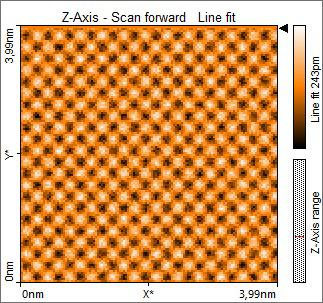
#> input picture Imagen.jpeg, 323 x 303 px, found by its file name
$ jupyter execute Codigo_stm.ipynb
#> lines starting #> are read from the running program, lines starting #| are printed output that depends on the picture; after the words box and inside, x2 and y2 are one past the last pixel; in counts of white or black regions, pixels touching at a corner belong together
[cell 1]
import numpy as np
import matplotlib.pyplot as plt
from PIL import Image
from scipy.ndimage import maximum_filter
import math

[cell 2]
#Cargar Imagen
ruta = r"C:\Users\eparr\Desktop\STM\Imagen.jpeg"

img = Image.open(ruta).convert("L")
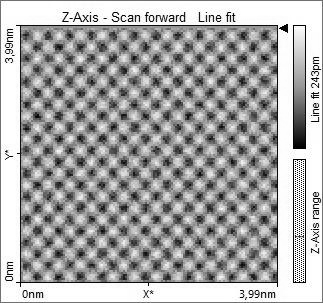
#> img: PIL image 323x303 L; min 0, max 255, mean 167.7
img = np.array(img)

print("Tamaño de la imagen original:", img.shape)
#| Tamaño de la imagen original: (303, 323)

[cell 3]
#recortar imagen
z = img[26:282, 21:277]
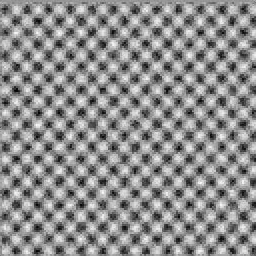
#> z: shape (256, 256); min 2, max 253, mean 142

print("Tamaño del mapa utilizado:", z.shape)
#| Tamaño del mapa utilizado: (256, 256)

plt.figure(figsize=(5, 5))
plt.imshow(z, cmap="gray")
plt.axis("off")
plt.tight_layout()
plt.show()

[cell 4]
# Preprocesamiento
z = z.astype(float)
z = z - np.mean(z)

ny, nx = z.shape
#> ny = 256; nx = 256

# Ventana Hann 2D
wx = np.hanning(nx)
wy = np.hanning(ny)
window = np.outer(wy, wx)

z_window = z * window
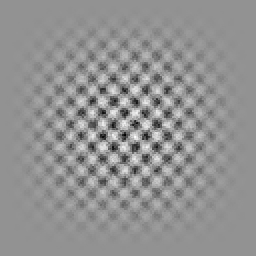
#> z_window: shape (256, 256) float64; min -126.8, max 94.14, mean 0; drawn with min black and max white

[cell 5]
#FFT 2D

fft2 = np.fft.fft2(z_window)
fft_shift = np.fft.fftshift(fft2)

power = np.abs(fft_shift)**2
power_log = np.log10(power + 1)
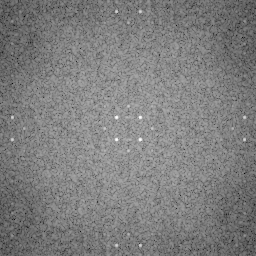
#> power_log: shape (256, 256) float64; min 0.784, max 11.08, mean 5.89; drawn with min black and max white


Lx = 3.99  # nm
Ly = 3.99  # nm

dx = Lx / nx
#> dx = 0.0156
dy = Ly / ny
#> dy = 0.0156

fx = np.fft.fftshift(np.fft.fftfreq(nx, d=dx))
#> fx = 256 values from -32.08 to 31.83
fy = np.fft.fftshift(np.fft.fftfreq(ny, d=dy))
#> fy = 256 values from -32.08 to 31.83

FX, FY = np.meshgrid(fx, fy)
F = np.sqrt(FX**2 + FY**2)

[cell 6]
# Buscar picos

mask = (F > 2.0) & (F < 6.0)

power_search = power.copy()
power_search[~mask] = 0

# Encontrar máximos locales
local_max = (
    power_search ==
    maximum_filter(power_search, size=5)
) & mask
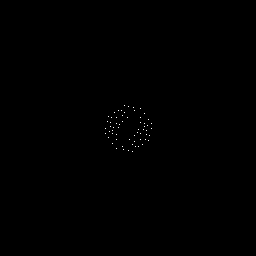
#> local_max: shape (256, 256) bool; 0.09% white in thin lines or dots, all inside (x1, y1, x2, y2) = (105, 105, 152, 152)

coords = np.argwhere(local_max)
#> coords = 62 pairs, first value 105 to 151, second value 105 to 151
values = power_search[local_max]
#> values = 62 values, max 1.19e+11 at index 13, min 18825158.5 at index 18, mean 7.78e+09

# Ordenar los máximos por intensidad
order = np.argsort(values)[::-1]
#> order = 62 values, max 61 at index 54, min 0 at index 55, mean 30.5

# Tomar los cuatro picos principales simétricos
coords = coords[order[:4]]
#> coords = [[139, 140], [117, 116], [117, 140], [139, 116]]

[cell 7]
# Refinamiento de posicion con interpolacion parabolica para las frecuencias
log_power = np.log(power + 1)

dfx = fx[1] - fx[0]
#> dfx = 0.251
dfy = fy[1] - fy[0]
#> dfy = 0.251


def desplazamiento_parabolico(vm, v0, vp):
    """
    Refinamiento de la posición de un máximo mediante
    interpolación parabólica utilizando tres puntos.
    """
    denom = vm - 2*v0 + vp

    if denom == 0:
        return 0.0

    return 0.5 * (vm - vp) / denom


frecuencias = []
picos = []

for iy, ix in coords:

    # Refinamiento en X
    delta_x = desplazamiento_parabolico(
        log_power[iy, ix - 1],
        log_power[iy, ix],
        log_power[iy, ix + 1]
    )

    # Refinamiento en Y
    delta_y = desplazamiento_parabolico(
        log_power[iy - 1, ix],
        log_power[iy, ix],
        log_power[iy + 1, ix]
    )

    fx_ref = fx[ix] + delta_x * dfx
    fy_ref = fy[iy] + delta_y * dfy

    f_radial = np.sqrt(fx_ref**2 + fy_ref**2)

    frecuencias.append(f_radial)
    picos.append((fx_ref, fy_ref))
#> this loop made 4 passes
#> (iy, ix, delta_x, delta_y, fx_ref, fy_ref, f_radial) on passes 1 to 4: (139, 140, -0.179, 0.156, 2.96, 2.8, 4.07), (117, 116, 0.179, -0.156, -2.96, -2.8, 4.07), (117, 140, -0.169, -0.155, 2.97, -2.8, 4.08), (139, 116, 0.169, 0.155, -2.97, 2.8, 4.08)
#> after the loop, frecuencias = [4.07, 4.07, 4.08, 4.08]; picos = [(2.96, 2.8), (-2.96, -2.8), (2.97, -2.8), (-2.97, 2.8)]

frecuencias = np.array(frecuencias)

[cell 8]
# Promedio de frecuencia y encontrar periodicidad

f_promedio = np.mean(frecuencias)
#> f_promedio = 4.07
f_std = np.std(frecuencias, ddof=1)
#> f_std = 0.000884

# Periodicidad espacial
d = 1 / f_promedio
#> d = 0.245

print("\n--- PICOS PRINCIPALES ---")

for i, f in enumerate(frecuencias, 1):
    print(f"Pico {i}: {f:.4f} nm^-1")
#> this loop made 4 passes
#> f on passes 1 to 4: 4.07, 4.07, 4.08, 4.08
#| Pico 1: 4.0737 nm^-1
#| Pico 2: 4.0737 nm^-1
#| Pico 3: 4.0753 nm^-1
#| Pico 4: 4.0753 nm^-1

print("\nFrecuencia promedio:")
print(f"f = {f_promedio:.4f} nm^-1")
#| f = 4.0745 nm^-1

print("\nPeriodicidad obtenida:")
print(f"d = {d:.4f} nm")
#| d = 0.2454 nm

[cell 9]
# Calculo de incertidumbres

# Resolución de frecuencia de la FFT
delta_f = 1 / Lx

# Incertidumbre estándar asociada a un bin de frecuencia
u_f_bin = delta_f / np.sqrt(12)

# Incertidumbre por dispersión entre los picos
u_f_picos = f_std / np.sqrt(len(frecuencias))
#> u_f_picos = 0.000442

# Incertidumbre asociada a al software
u_L = 0.005 / np.sqrt(3)

# Propagación de la incertidumbre del tamaño espacial
u_f_L = f_promedio * u_L / Lx
#> u_f_L = 0.00295

# Incertidumbre combinada de la frecuencia
u_f = np.sqrt(u_f_bin**2 + u_f_picos**2 + u_f_L**2)
#> u_f = 0.0724

# u_d = |dd/df| u_f = u_f / f^2
u_d = u_f / f_promedio**2
#> u_d = 0.00436

# Incertidumbre expandida, k = 2
U_d = 2 * u_d
#> U_d = 0.00872

print(f"Resolución FFT = {delta_f:.5f} nm^-1")
print(f"u_f por resolución FFT = {u_f_bin:.5f} nm^-1")
print(f"u_f por dispersión = {u_f_picos:.5f} nm^-1")
#| u_f por dispersión = 0.00044 nm^-1
print(f"u_f por tamaño de imagen = {u_f_L:.5f} nm^-1")
#| u_f por tamaño de imagen = 0.00295 nm^-1
print(f"u_f combinada = {u_f:.5f} nm^-1")
#| u_f combinada = 0.07241 nm^-1
print(f"u_d = {u_d:.5f} nm")
#| u_d = 0.00436 nm
print(f"U_d (k=2) = {U_d:.5f} nm")
#| U_d (k=2) = 0.00872 nm

[cell 10]
# Valor teorico
d_teorico = 0.250  # nm
# redondear incertidumbre
def redondear_incertidumbre_1_sig(valor):
#> called with valor = 0.00872
    orden = math.floor(math.log10(abs(valor)))
#> orden = -3
    decimales = -orden
#> decimales = 3
    valor_red = round(valor, decimales)
#> valor_red = 0.009

    return valor_red, decimales


U_red, decimales = redondear_incertidumbre_1_sig(U_d)
#> U_red = 0.009; decimales = 3
d_red = round(d, decimales)
#> d_red = 0.245
d_teo_red = round(d_teorico, decimales)
#> d_teo_red = 0.25

# Comparacion

diferencia_porcentual = (
    abs(d_teo_red - d_red)
    / d_teo_red
    * 100
)
#> diferencia_porcentual = 2

# Diferencia normalizada por la incertidumbre
z = abs(d_teo_red - d_red) / U_red
#> z = 0.556

[cell 11]
# Resultados

print(f"d_sim = ({d_red:.{decimales}f} ± "f"{U_red:.{decimales}f}) nm")
#| d_sim = (0.245 ± 0.009) nm

print(f"d_teo = {d_teo_red:.{decimales}f} nm")
#| d_teo = 0.250 nm

print(f"Diferencia porcentual = "f"{diferencia_porcentual:.2f} %")
#| Diferencia porcentual = 2.00 %

print(f"|d_teo - d_sim| / U = {z:.2f}")
#| |d_teo - d_sim| / U = 0.56

[cell 12]
# Grafica de los picos fft
plt.figure(figsize=(6, 5))

plt.imshow(
    power_log,
    extent=[fx[0], fx[-1], fy[0], fy[-1]],
    origin="lower",
    cmap="inferno",
    aspect="equal"
)

plt.xlabel(r"$f_x$ (nm$^{-1}$)")
plt.ylabel(r"$f_y$ (nm$^{-1}$)")
plt.title("FFT 2D de la estructura simulada")

plt.xlim(-8, 8)
plt.ylim(-8, 8)

plt.colorbar(label="Potencia (escala log)")
plt.tight_layout()
plt.show()
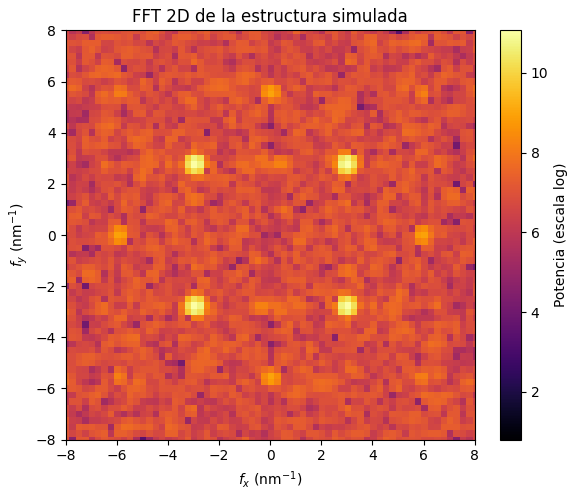
#> figure drawn by matplotlib, 2 panels
